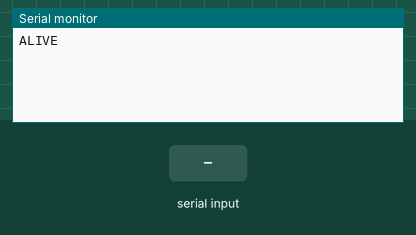
A sketch run on a simulated Arduino Uno, built with avr-gcc and run on an emulated ATmega328P. Shown: the last lines printed to the serial monitor. The inputs (shaded band) are chosen by the test bench.

Above: at 1.2 s.
1.3 s: "PING\n" received over Serial
At 2.2 s:
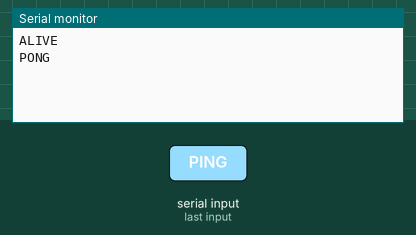
2.9 s: "?\n" received over Serial
At 4.1 s:
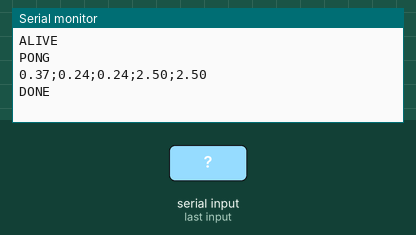
4.4 s: "1\n" received over Serial
At 5.8 s:
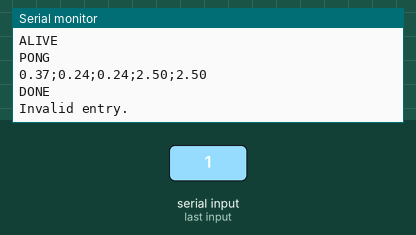

Measured:
- after the input at 1.3 s, the serial monitor: prints a new line after 0.10 s (image 1)
- after the input at 2.9 s, the serial monitor: prints a new line at once (image 2)
- after the input at 4.4 s, the serial monitor: prints a new line at once (image 3)

The sketch:

main.ino
```cpp
/*
 *
 * Solar Car IV Sensor Measurements
 * SPI Communication w/ RPI
 * Ryan Wans 2023
 *
 */

#include <Arduino.h>

// Get and sanatize current reading
float readCurrent(int pin, float correction) {
  float currentValue = analogRead(pin);
  currentValue = (currentValue - 512)*5/1024/0.04-0.04;
  currentValue = abs(currentValue + correction);
  return currentValue;
}

float readMotorVoltage() {
  // LOW = 3.64, HIGH = 4.64
  float voltageValue = analogRead(3);
  voltageValue = voltageValue * (5.0 / 1023.0);
  return voltageValue;
}

float readSolarVoltage() {
  // LOW = 0.00, HIGH = 4.50
  float voltageValue = analogRead(4);
  voltageValue = voltageValue * (5.0 / 1023.0);
  return voltageValue;
}

void sendData() {
  float motorIV = readCurrent(0, 0.41);
  float solarIV = readCurrent(1, 0.28);
  float accsyIV = readCurrent(2, 0.28);
  float motorVV = readMotorVoltage();
  float solarVV = readSolarVoltage();

  String msg = String(motorIV) + ";" + String(solarIV) + ";" + String(accsyIV) + ";" + String(motorVV) + ";" + String(solarVV);
  Serial.println(msg);
}

void setup() {
  Serial.begin(9600);
  Serial.println("ALIVE");
}

void loop() {
  // Check for incoming request for data
  if(Serial.available() > 0) {
    // Parse incoming data
    String data = Serial.readStringUntil('\n');
    if(data == "PING") {
      // Confirm that Arduino is alive if necessary
      Serial.println("PONG");
    } else if(data == "?") {
      // Send sensor data
      sendData();
      Serial.println("DONE");
    } else {
      Serial.println("Invalid entry.");
    }
  }

  // Timing delay
  delay(100);
}
```
